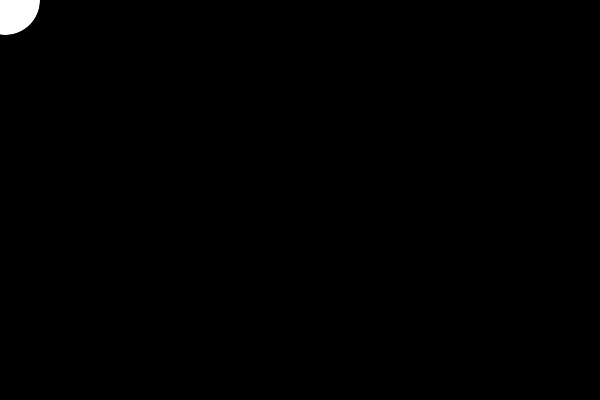
Frame 1 (no input)
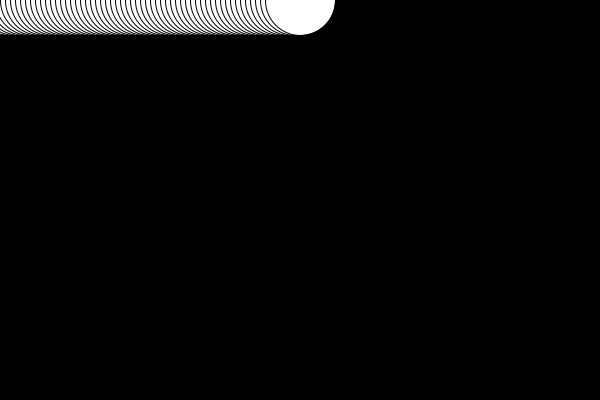
Frame 60 (the mouse pressed at the canvas centre just before this capture)
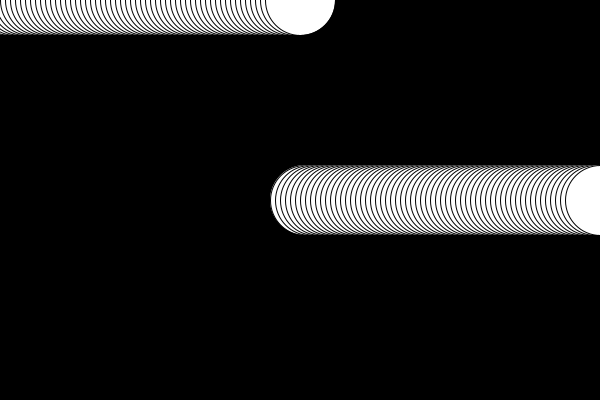
Frame 120 (the mouse held since frame 60 and released just before this capture)

The Processing sketch that drew these frames (run headless with seeded random() and noise(); from frame 60 on, the mouse is pressed at the canvas centre):

// Processing sketch: Ejemplos
// ── Ejemplos.pde
float posx=0.0;

void setup(){
  size(600, 400); 
 // println("Hola cauo");  
 background(0);
  
}

void draw(){
  //RECIBE PARAMETROS DE COLOR
  //RECIBE NUMEROS ENTRE EL 0 y 255
  //EN EL PARENTESIS R, G, B, CADA UNO DE 0 A 255
  //SI DENTRO DE PONEN 4 VALORES EL ULTIMO ES ALFA, LA OPACIDAD DEL BG
  //VARIABLES WIGTH ANCHO Y HEIGTH ALTO
  
  //PARA RELLENAR LA FIGURA
  fill(255);
  
  //TIPO DE DATO COLOR, FUNCIONA COMO ENTERO
  //posx=posx+5;
  //mouseX, mouseY, la figura sigue el puntero
  posx+=5;
  println(posx);
    
  ellipse(posx, mouseY, 70, 70);
  
  
  
}
